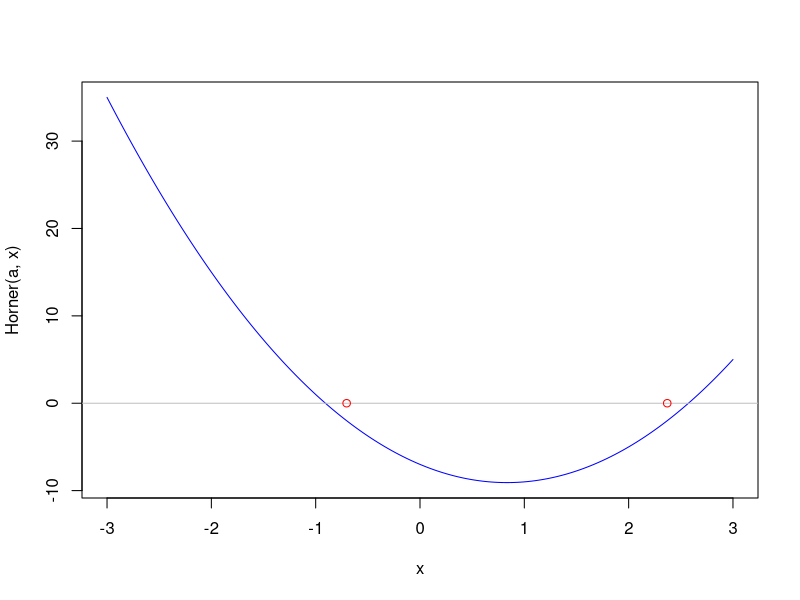

Write the R code that produced this figure.
Horner <- function(a, x){
  n <- length(a)
  res <- 0
  for(i in n:1){
    res <- res*x + a[i]
  }
  return(res)
}

NewtonHorner <- function(a, x){
  n <- length(a)
  for(j in 1:1000000){
    y <- 0
    yd <- 0
    for(i in n:2){
      y <- y*x + a[i]
      yd <- yd*x + y
    }
    y <- y*x + a[i]
    x <- x-y/yd
  }
  return(x)
}

a <- c(-7, -5, 3) # 3x^2 - 5x + 11

x <- seq(-3, 3, 0.0001)
plot(x, Horner(a, x), col = "blue", type = "l")
abline(h = 0, col = "gray")
xroot <- NewtonHorner(a, -2)
points(xroot, 0, col = "red")
xroot <- NewtonHorner(a, 2)
points(xroot, 0, col = "red")
